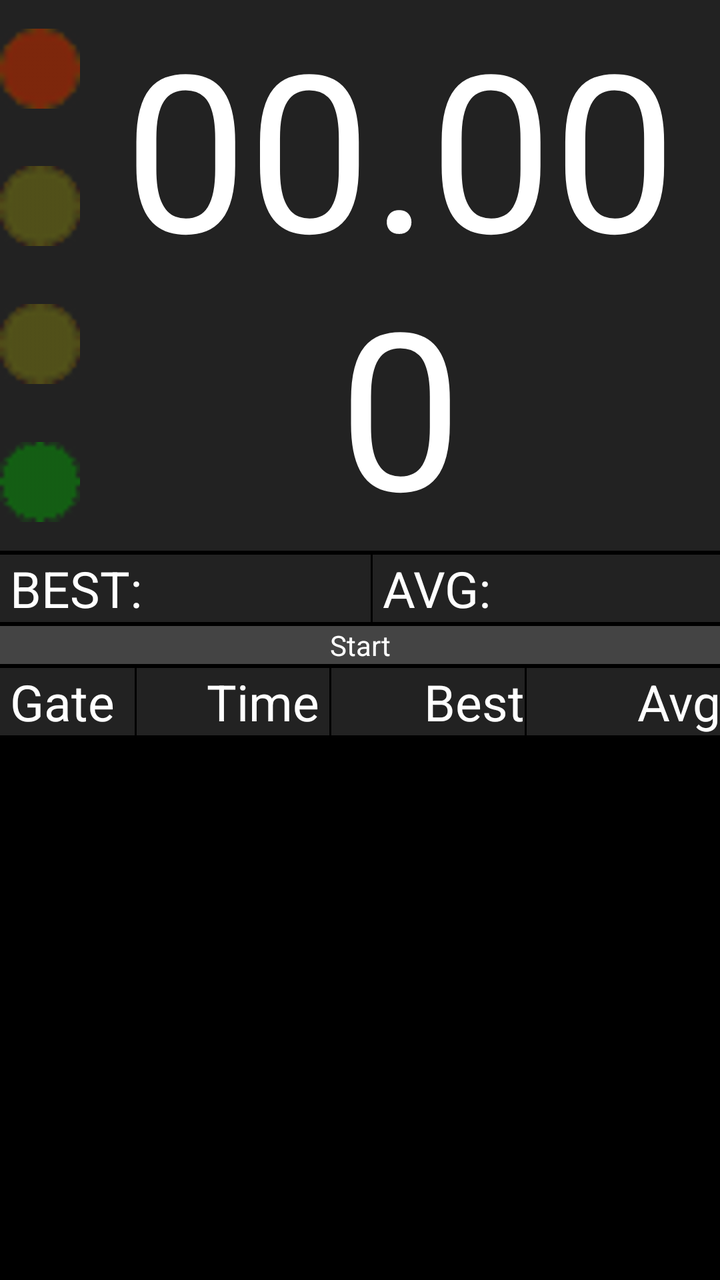
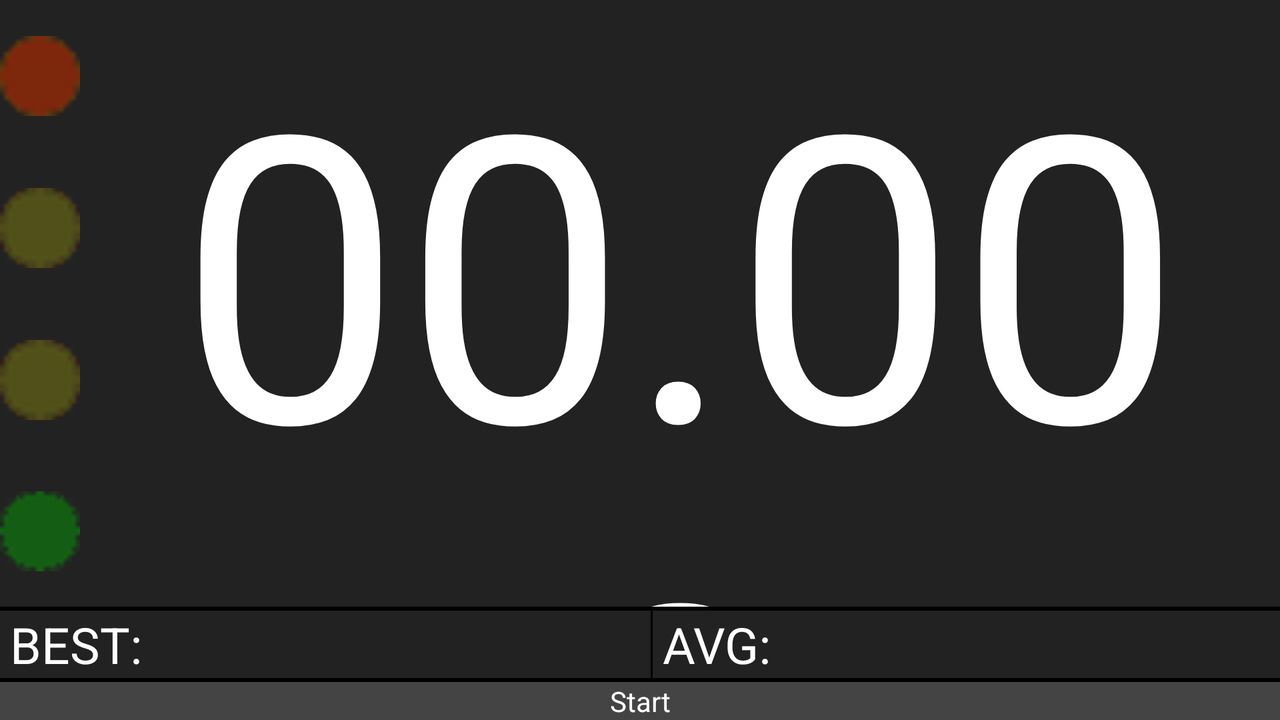

Compare how this app lays out the same screen by default and in its alternative resource folder. The renders come first, then the two layout files and the values they reference.
<!-- AndroidManifest.xml: application theme AppTheme -->
<!-- res/layout/activity_gate.xml -->
<LinearLayout xmlns:android="http://schemas.android.com/apk/res/android"
    xmlns:tools="http://schemas.android.com/tools"
    android:id="@+id/mainSummaryLayout"
    android:layout_width="match_parent"
    android:layout_height="match_parent"
    android:background="@color/black"
    android:orientation="vertical"
    android:keepScreenOn="true"
    tools:context=".GateActivity" >

    <LinearLayout
        android:layout_width="match_parent"
        android:layout_height="wrap_content"
        android:baselineAligned="false"
        android:orientation="horizontal" >

        <LinearLayout
            android:layout_width="wrap_content"
            android:layout_height="match_parent"
            android:background="@color/darkGrey"
            android:gravity="center_horizontal"
            android:orientation="vertical" >

            <ImageView
                android:id="@+id/redLed"
                android:layout_width="wrap_content"
                android:layout_height="wrap_content"
                android:layout_weight="1"
                android:src="@drawable/red_led" />

            <ImageView
                android:id="@+id/yellow1Led"
                android:layout_width="wrap_content"
                android:layout_height="wrap_content"
                android:layout_weight="1"
                android:src="@drawable/yellow_led" />
            
            <ImageView
                android:id="@+id/yellow2Led"
                android:layout_width="wrap_content"
                android:layout_height="wrap_content"
                android:layout_weight="1"
                android:src="@drawable/yellow_led" />
            
            <ImageView
                android:id="@+id/greenLed"
                android:layout_width="wrap_content"
                android:layout_height="wrap_content"
                android:layout_weight="1"
                android:src="@drawable/green_led" />

        </LinearLayout>

        <TextView
            android:id="@+id/timer"
            android:layout_width="match_parent"
            android:layout_height="wrap_content"
            android:background="@color/darkGrey"
            android:gravity="center"
            android:text="00.000"
            android:textColor="@color/white"
            android:textSize="@dimen/timerFontSize" />

	</LinearLayout>

    <LinearLayout
        android:layout_width="match_parent"
        android:layout_height="wrap_content"
        android:layout_marginTop="2dp">

        <TextView
            android:id="@+id/bestTextView"
            android:layout_width="wrap_content"
            android:layout_height="wrap_content"
            android:layout_marginRight="1dp"
            android:layout_weight="1"
            android:background="@color/darkGrey"
            android:paddingLeft="5dp"
            android:text="BEST:"
            android:textColor="@color/white"
            android:textSize="@dimen/bestAvgFontSize" />

        <TextView
            android:id="@+id/avgTextView"
            android:layout_width="wrap_content"
            android:layout_height="wrap_content"
            android:layout_weight="1"
            android:background="@color/darkGrey"
            android:paddingLeft="5dp"
            android:text="AVG:"
            android:textColor="@color/white"
            android:textSize="@dimen/bestAvgFontSize" />

    </LinearLayout>

    <Button
        android:id="@+id/start_button"
        android:layout_width="match_parent"
        android:layout_height="wrap_content"
        android:layout_gravity="center"
        android:layout_marginTop="2dp"
        android:background="@color/listGrey"
        android:text="Start"
        android:textColor="@color/white" />

    <LinearLayout
        android:layout_width="match_parent"
        android:layout_height="wrap_content"
        android:layout_marginTop="2dp"
        android:orientation="horizontal" >
	
	    <TextView
	        android:id="@+id/gateNumberHeader"
	        android:layout_width="0dp"
	        android:layout_height="wrap_content"
	        android:layout_marginRight="1dp"
	        android:layout_weight=".7"
	        android:background="@color/darkGrey"
	        android:gravity="left"
	        android:paddingLeft="5dp"
	        android:text="Gate"
	        android:textColor="@color/white"
	        android:textSize="25sp" />
	
	    <TextView
	        android:id="@+id/gateTimeHeader"
	        android:layout_width="0dp"
	        android:layout_height="wrap_content"
	        android:layout_marginRight="1dp"
	        android:layout_weight="1"
	        android:background="@color/darkGrey"
	        android:gravity="right"
            android:paddingRight="5dp"
	        android:text="Time"
	        android:textColor="@color/white"
	        android:textSize="25sp" />
	
	    <TextView
	        android:id="@+id/bestDiffHeader"
	        android:layout_width="0dp"
	        android:layout_height="wrap_content"
	        android:layout_marginRight="1dp"
	        android:layout_weight="1"
	        android:background="@color/darkGrey"
	        android:gravity="right"
	        android:text="Best"
            android:paddingLeft="5dp"
	        android:textColor="@color/white"
	        android:textSize="25sp" />
	
	    <TextView
	        android:id="@+id/avgDiffHeader"
	        android:layout_width="0dp"
	        android:layout_height="wrap_content"
	        android:layout_weight="1"
	        android:background="@color/darkGrey"
	        android:gravity="right"
	        android:text="Avg"
            android:paddingLeft="5dp"
	        android:textColor="@color/white"
	        android:textSize="25sp" />
	
	</LinearLayout>
	
    <ListView
        android:id="@+id/historyView"
        android:layout_width="match_parent"
        android:layout_height="wrap_content"
        android:layout_weight="1"/>

</LinearLayout>
<!-- resources referenced by this layout -->
<resources>
  <color name="black">#000</color>
  <color name="darkGrey">#222222</color>
  <color name="listGrey">#444444</color>
  <color name="white">#ffffff</color>
  <dimen name="bestAvgFontSize">25sp</dimen>
  <!-- from res/values-xhdpi/ -->
  <dimen name="timerFontSize">110sp</dimen>
  <!-- drawable green_led: png bitmap (drawable-hdpi, 2682 bytes) -->
  <!-- drawable red_led: png bitmap (drawable-hdpi, 5314 bytes) -->
  <!-- drawable yellow_led: png bitmap (drawable-hdpi, 6059 bytes) -->
  <style name="AppTheme" parent="AppBaseTheme">
          
      </style>
  <style name="AppBaseTheme" parent="android:Theme.Light">
          
      </style>
</resources>
<!-- res/layout-land/activity_gate.xml (the repository's variant of the layout above) -->
<!-- drawn on the phone turned sideways -->
<LinearLayout xmlns:android="http://schemas.android.com/apk/res/android"
    xmlns:tools="http://schemas.android.com/tools"
    android:id="@+id/mainSummaryLayout"
    android:layout_width="match_parent"
    android:layout_height="match_parent"
    android:background="@color/black"
    android:orientation="vertical"
    android:keepScreenOn="true"
    tools:context=".GateActivity" >

    <LinearLayout
        android:layout_width="match_parent"
        android:layout_height="wrap_content"
        android:layout_weight="1"
        android:baselineAligned="false"
        android:orientation="horizontal" >

        <LinearLayout
            android:layout_width="wrap_content"
            android:layout_height="match_parent"
            android:background="@color/darkGrey"
            android:gravity="center"
            android:orientation="vertical" >

            <ImageView
                android:id="@+id/redLed"
                android:layout_width="wrap_content"
                android:layout_height="match_parent"
                android:layout_weight="1"
                android:src="@drawable/red_led" />

            <ImageView
                android:id="@+id/yellow1Led"
                android:layout_width="match_parent"
                android:layout_height="match_parent"
                android:layout_weight="1"
                android:src="@drawable/yellow_led" />
            
            <ImageView
                android:id="@+id/yellow2Led"
                android:layout_width="match_parent"
                android:layout_height="match_parent"
                android:layout_weight="1"
                android:src="@drawable/yellow_led" />
            
            <ImageView
                android:id="@+id/greenLed"
                android:layout_width="match_parent"
                android:layout_height="match_parent"
                android:layout_weight="1"
                android:src="@drawable/green_led" />
        </LinearLayout>

        <TextView
            android:id="@+id/timer"
            android:layout_width="match_parent"
            android:layout_height="match_parent"
            android:background="@color/darkGrey"
            android:gravity="center"
            android:text="00.000"
            android:textColor="@color/white"
            android:textSize="@dimen/timerFontSize" />

	</LinearLayout>

        <LinearLayout
        android:layout_width="match_parent"
        android:layout_height="wrap_content" 
        android:layout_marginTop="2dp">

        <TextView
            android:id="@+id/bestTextView"
            android:layout_width="wrap_content"
            android:layout_height="wrap_content"
            android:layout_marginRight="1dp"
            android:layout_weight="1"
            android:background="@color/darkGrey"
            android:paddingLeft="5dp"
            android:text="BEST:"
            android:textColor="@color/white"
            android:textSize="@dimen/bestAvgFontSize" />

        <TextView
            android:id="@+id/avgTextView"
            android:layout_width="wrap_content"
            android:layout_height="wrap_content"
            android:layout_weight="1"
            android:background="@color/darkGrey"
            android:paddingLeft="5dp"
            android:text="AVG:"
            android:textColor="@color/white"
            android:textSize="@dimen/bestAvgFontSize" />

    </LinearLayout>
    
    <Button
        android:id="@+id/start_button"
        android:layout_width="match_parent"
        android:layout_height="wrap_content"
        android:layout_gravity="center"
        android:layout_marginTop="2dp"
        android:background="@color/listGrey"
        android:text="Start"
        android:textColor="@color/white" />

</LinearLayout>
<!-- resources referenced by the variant -->
<!-- as the phone turned sideways resolves them -->
<resources>
  <color name="black">#000</color>
  <color name="darkGrey">#222222</color>
  <color name="listGrey">#444444</color>
  <color name="white">#ffffff</color>
  <dimen name="bestAvgFontSize">25sp</dimen>
  <!-- from res/values-land/ -->
  <dimen name="timerFontSize">200sp</dimen>
  <!-- drawable green_led: png bitmap (drawable-hdpi, 2682 bytes) -->
  <!-- drawable red_led: png bitmap (drawable-hdpi, 5314 bytes) -->
  <!-- drawable yellow_led: png bitmap (drawable-hdpi, 6059 bytes) -->
  <style name="AppTheme" parent="AppBaseTheme">
          
      </style>
  <style name="AppBaseTheme" parent="android:Theme.Light">
          
      </style>
</resources>
